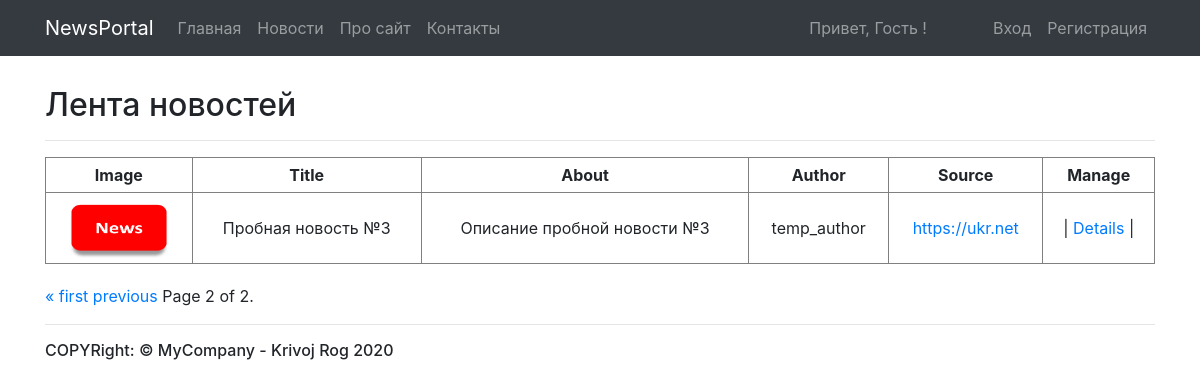
Page /news/?page=3 on the earlier database version.
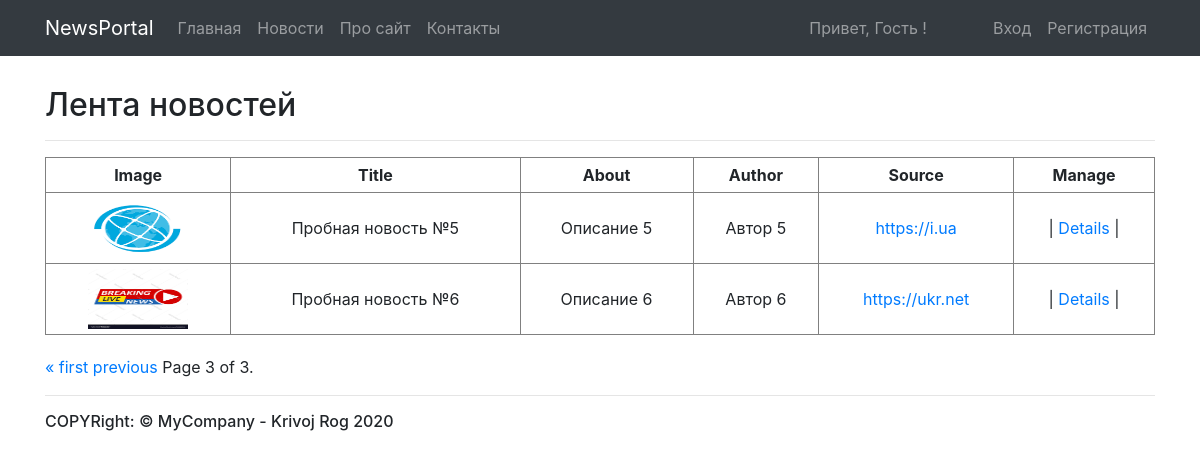
Same page on the later database version.
### news/models.py (models this page shows)
class Post(models.Model):
    title = models.CharField(max_length=100, unique=True, null=False)
    about = models.TextField(max_length=256, null=False)
    content = models.TextField(max_length=1024, null=False)
    author = models.CharField(max_length=100, null=False)
    image = models.FileField(null=False, upload_to='upload/')
    published = models.DateTimeField(null=False, default=strftime('%Y-%m-%d %H:%M:%S'))
    source = models.URLField(null=True)

### news/views.py (the view)
# urls.py: path('', index),
def index(request):
    data = dict()
    data['title'] = 'Лента новостей'
    all_posts = Post.objects.all()
    data['posts'] = all_posts
    paginator = Paginator(all_posts, 2)
    page_number = request.GET.get('page')
    page_obj = paginator.get_page(page_number)
    data['page_obj'] = page_obj
    return render(request, 'news/index.html', context=data)

### templates/news/index.html (shortened to what this page needs)
{% extends 'layout/base.html' %}
{% block content %}
<div id="content" class="container">
    <h2>{{ title }}</h2>
    <hr>
    <table class="news" border="1">
        <tr>
            <th>Image</th>
            <th>Title</th>
            <th>About</th>
            <th>Author</th>
            <th>Source</th>
            <th>Manage</th>
        </tr>
        {% for post in page_obj %}
            <tr>
                <td>
                    <img src="/media/{{ post.image }}" width="100" height="60">
                </td>
                <td>{{ post.title }}</td>
                <td>{{ post.about }}</td>
                <td>{{ post.author }}</td>
                <td>
                    <a href="{{ post.source }}" target="_blank">{{ post.source }}</a>
                </td>
                <td>
                    |
                    <a href="/news/details/{{ post.id }}">Details</a>
                    |
                </td>
            </tr>
        {% endfor %}
    </table>
    <div class="pagination" style="margin-top: 20px">
        <span class="step-links">
            {% if page_obj.has_previous %}
                <a href="?page=1">&laquo; first</a>
                <a href="?page={{ page_obj.previous_page_number }}">previous</a>
            {% endif %}
            <span class="current">
                Page {{ page_obj.number }} of {{ page_obj.paginator.num_pages }}.
            </span>
        </span>
    </div>
    <hr>
</div>
{% endblock content %}

### templates/layout/base.html (shortened to what this page needs)
<!DOCTYPE html>
{% load static %}
<html lang="en">
<head>
    <link href="https://stackpath.bootstrapcdn.com/bootstrap/4.4.1/css/bootstrap.min.css" rel="stylesheet">
    <link rel="stylesheet" href="{% static 'css/base.css' %}" >
</head>
<body>
    <header>
       {% include 'layout/nav.html' %}
   </header>
    <main role="main">
        {% block content %}{% endblock content %}
    </main>
    <footer class="container">
        {% include 'layout/footer.html' %}
    </footer>
</body>
</html>

### templates/layout/nav.html (shortened to what this page needs)
 <nav class="navbar navbar-expand-md navbar-dark fixed-top bg-dark">
     <div class="container" >
     <a class="navbar-brand" href="#">NewsPortal</a>
     <div class="collapse navbar-collapse" id="navbarsExampleDefault">
        <ul class="navbar-nav mr-auto">
            <li class="nav-item">
                <a class="nav-link" href="/">Главная <span class="sr-only">(current)</span></a>
            </li>
            <li class="nav-item">
                <a class="nav-link" href="/news">Новости</a>
            </li>
            <li class="nav-item">
                <a class="nav-link" href="/home/about">Про сайт</a>
            </li>
            <li class="nav-item">
                <a class="nav-link" href="/home/contacts">Контакты</a>
            </li>
    </ul>
        <ul class="navbar-nav navbar-right">
            <li class="nav-item">
                <a class="nav-link" href="" style="margin-right: 50px">
                    Привет,
                    {% if user.is_authenticated %}
                        {{ user.username }}
                    {% else %}
                        Гость
                    {% endif %}
                    !
                </a>
            </li>
            {% if not user.is_authenticated %}
                 <li class="nav-item">
                    <a class="nav-link" href="/accounts/sign_in">Вход</a>
                </li>
                 <li class="nav-item">
                    <a class="nav-link" href="/accounts/sign_up">Регистрация</a>
                </li>
            {% endif %}
         </ul>
      </div>
         </div>
</nav>

### templates/layout/footer.html
<h6>COPYRight: &copy; MyCompany - Krivoj Rog 2020</h6>

### static/css/base.css (style rules this page uses)
body { padding-top: 3.5rem; }
#content { margin-top: 30px; }
.news { width: 100%; }
.news th, .news td { padding: 5px 10px; text-align: center; }

Differences in the rows shown:
no longer on this page (row unchanged): Post: image (picture), title "Пробная новость №3", about "Описание пробной новости №3", author "temp_author", source "https://ukr.net"
added Post: image (picture), title "Пробная новость №5", about "Описание 5", author "Автор 5", source "https://i.ua"
added Post: image (picture), title "Пробная новость №6", about "Описание 6", author "Автор 6", source "https://ukr.net"
Other differences:
{{ page_obj.number }}: "2" → "3"
{{ page_obj.paginator.num_pages }}: "2" → "3"
